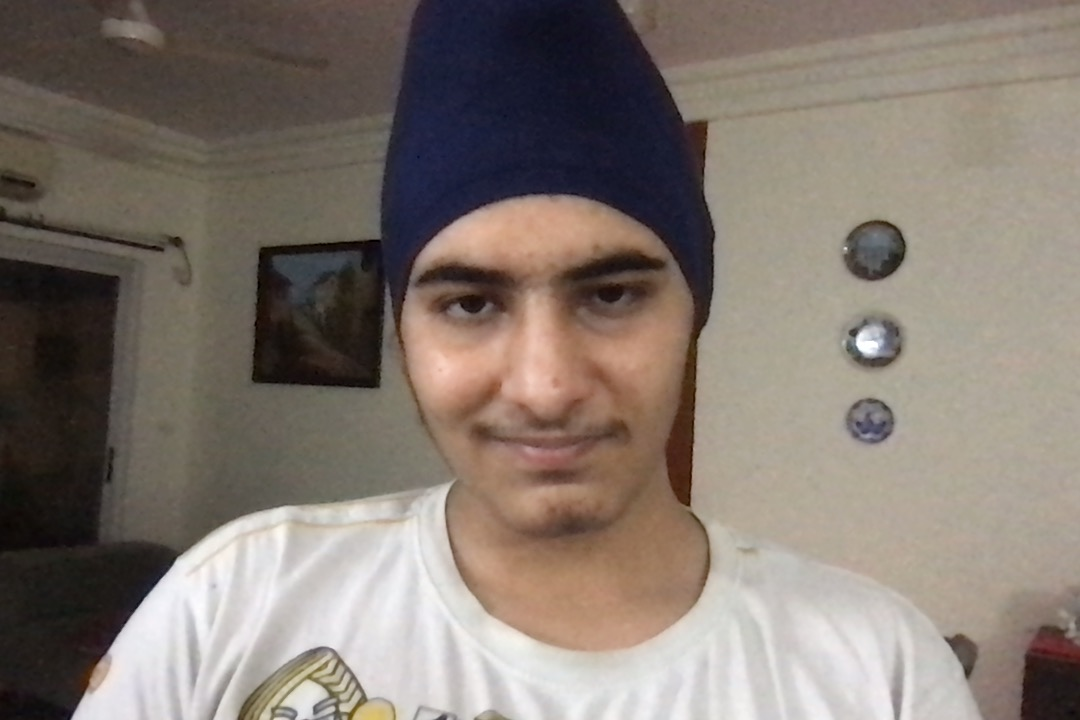
#> input picture opencv/a1/img.jpg, 1080 x 720 px
$ python q1.1.py
#> lines starting #> are read from the running program, lines starting #| are printed output that depends on the picture; after the words box and inside, x2 and y2 are one past the last pixel; in counts of white or black regions, pixels touching at a corner belong together
import cv2

img = cv2.imread('img.jpg')
#> img is the input picture: shape (720, 1080, 3); mean B, G, R 111.9, 120.4, 131
grey = cv2.cvtColor(img, cv2.COLOR_BGR2GRAY)
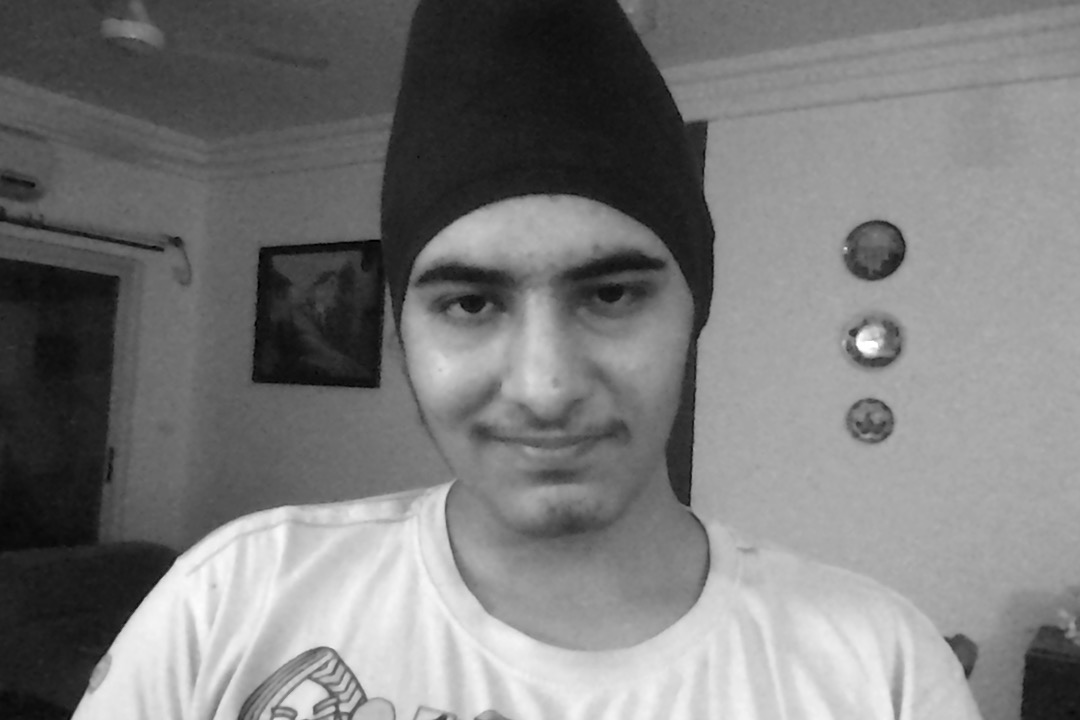
#> grey: shape (720, 1080); min 1, max 255, mean 122.6
(thresh, bnw) = cv2.threshold(grey, 127, 255, cv2.THRESH_BINARY)
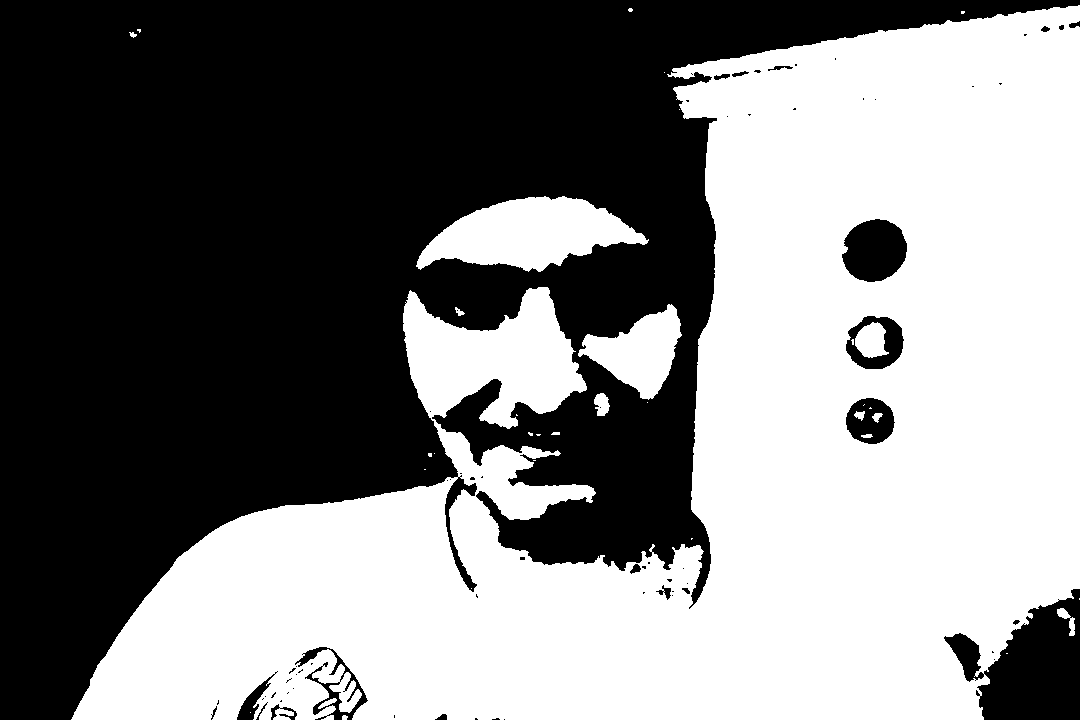
#> bnw: shape (720, 1080); 50% white; 35 white regions (21 under 20 px), largest, box (x1, y1, x2, y2) and area: (71, 5, 1080, 720) 371091, (416, 196, 649, 272) 10522, (578, 304, 682, 400) 5046

cv2.imshow('original', img)
cv2.imshow('black and white', bnw)
cv2.imwrite('bnw.jpg', bnw)
cv2.imshow('grey', grey)
cv2.imwrite('grey.jpg', grey)

cv2.waitKey(0)
cv2.destroyAllWindows()
cv2.waitKey(1)
